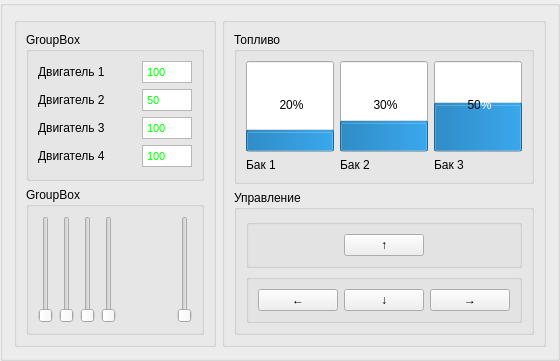
            <widget class="QGroupBox" name="groupBox_17">
             <property name="title">
              <string/>
             </property>
             <layout class="QHBoxLayout" name="horizontalLayout_31">
              <item>
               <widget class="QGroupBox" name="groupBox_10">
                <property name="title">
                 <string/>
                </property>
                <layout class="QVBoxLayout" name="verticalLayout_13">
                 <item>
                  <widget class="QGroupBox" name="groupBox_11">
                   <property name="title">
                    <string>GroupBox</string>
                   </property>
                   <layout class="QVBoxLayout" name="verticalLayout_14">
                    <item>
                     <layout class="QHBoxLayout" name="horizontalLayout_19">
                      <item>
                       <widget class="QLabel" name="label_11">
                        <property name="text">
                         <string>Двигатель 1</string>
                        </property>
                       </widget>
                      </item>
                      <item>
                       <widget class="QTextEdit" name="textEdit_3">
                        <property name="maximumSize">
                         <size>
                          <width>50</width>
                          <height>22</height>
                         </size>
                        </property>
                        <property name="verticalScrollBarPolicy">
                         <enum>Qt::ScrollBarAlwaysOff</enum>
                        </property>
                        <property name="html">
                         <string>&lt;!DOCTYPE HTML PUBLIC &quot;-//W3C//DTD HTML 4.0//EN&quot; &quot;http://www.w3.org/TR/REC-html40/strict.dtd&quot;&gt;
&lt;html&gt;&lt;head&gt;&lt;meta name=&quot;qrichtext&quot; content=&quot;1&quot; /&gt;&lt;style type=&quot;text/css&quot;&gt;
p, li { white-space: pre-wrap; }
&lt;/style&gt;&lt;/head&gt;&lt;body style=&quot; font-family:'MS Shell Dlg 2'; font-size:8.25pt; font-weight:400; font-style:normal;&quot;&gt;
&lt;p style=&quot; margin-top:0px; margin-bottom:0px; margin-left:0px; margin-right:0px; -qt-block-indent:0; text-indent:0px;&quot;&gt;&lt;span style=&quot; color:#00ff00;&quot;&gt;100&lt;/span&gt;&lt;/p&gt;&lt;/body&gt;&lt;/html&gt;</string>
                        </property>
                       </widget>
                      </item>
                     </layout>
                    </item>
                    <item>
                     <layout class="QHBoxLayout" name="horizontalLayout_26">
                      <item>
                       <widget class="QLabel" name="label_19">
                        <property name="text">
                         <string>Двигатель 2</string>
                        </property>
                       </widget>
                      </item>
                      <item>
                       <widget class="QTextEdit" name="textEdit_11">
                        <property name="maximumSize">
                         <size>
                          <width>50</width>
                          <height>22</height>
                         </size>
                        </property>
                        <property name="verticalScrollBarPolicy">
                         <enum>Qt::ScrollBarAlwaysOff</enum>
                        </property>
                        <property name="html">
                         <string>&lt;!DOCTYPE HTML PUBLIC &quot;-//W3C//DTD HTML 4.0//EN&quot; &quot;http://www.w3.org/TR/REC-html40/strict.dtd&quot;&gt;
&lt;html&gt;&lt;head&gt;&lt;meta name=&quot;qrichtext&quot; content=&quot;1&quot; /&gt;&lt;style type=&quot;text/css&quot;&gt;
p, li { white-space: pre-wrap; }
&lt;/style&gt;&lt;/head&gt;&lt;body style=&quot; font-family:'MS Shell Dlg 2'; font-size:8.25pt; font-weight:400; font-style:normal;&quot;&gt;
&lt;p style=&quot; margin-top:0px; margin-bottom:0px; margin-left:0px; margin-right:0px; -qt-block-indent:0; text-indent:0px;&quot;&gt;&lt;span style=&quot; color:#00ff00;&quot;&gt;50&lt;/span&gt;&lt;/p&gt;&lt;/body&gt;&lt;/html&gt;</string>
                        </property>
                       </widget>
                      </item>
                     </layout>
                    </item>
                    <item>
                     <layout class="QHBoxLayout" name="horizontalLayout_27">
                      <item>
                       <widget class="QLabel" name="label_20">
                        <property name="text">
                         <string>Двигатель 3</string>
                        </property>
                       </widget>
                      </item>
                      <item>
                       <widget class="QTextEdit" name="textEdit_12">
                        <property name="maximumSize">
                         <size>
                          <width>50</width>
                          <height>22</height>
                         </size>
                        </property>
                        <property name="verticalScrollBarPolicy">
                         <enum>Qt::ScrollBarAlwaysOff</enum>
                        </property>
                        <property name="html">
                         <string>&lt;!DOCTYPE HTML PUBLIC &quot;-//W3C//DTD HTML 4.0//EN&quot; &quot;http://www.w3.org/TR/REC-html40/strict.dtd&quot;&gt;
&lt;html&gt;&lt;head&gt;&lt;meta name=&quot;qrichtext&quot; content=&quot;1&quot; /&gt;&lt;style type=&quot;text/css&quot;&gt;
p, li { white-space: pre-wrap; }
&lt;/style&gt;&lt;/head&gt;&lt;body style=&quot; font-family:'MS Shell Dlg 2'; font-size:8.25pt; font-weight:400; font-style:normal;&quot;&gt;
&lt;p style=&quot; margin-top:0px; margin-bottom:0px; margin-left:0px; margin-right:0px; -qt-block-indent:0; text-indent:0px;&quot;&gt;&lt;span style=&quot; color:#00ff00;&quot;&gt;100&lt;/span&gt;&lt;/p&gt;&lt;/body&gt;&lt;/html&gt;</string>
                        </property>
                       </widget>
                      </item>
                     </layout>
                    </item>
                    <item>
                     <layout class="QHBoxLayout" name="horizontalLayout_28">
                      <item>
                       <widget class="QLabel" name="label_21">
                        <property name="text">
                         <string>Двигатель 4</string>
                        </property>
                       </widget>
                      </item>
                      <item>
                       <widget class="QTextEdit" name="textEdit_13">
                        <property name="maximumSize">
                         <size>
                          <width>50</width>
                          <height>22</height>
                         </size>
                        </property>
                        <property name="verticalScrollBarPolicy">
                         <enum>Qt::ScrollBarAlwaysOff</enum>
                        </property>
                        <property name="html">
                         <string>&lt;!DOCTYPE HTML PUBLIC &quot;-//W3C//DTD HTML 4.0//EN&quot; &quot;http://www.w3.org/TR/REC-html40/strict.dtd&quot;&gt;
&lt;html&gt;&lt;head&gt;&lt;meta name=&quot;qrichtext&quot; content=&quot;1&quot; /&gt;&lt;style type=&quot;text/css&quot;&gt;
p, li { white-space: pre-wrap; }
&lt;/style&gt;&lt;/head&gt;&lt;body style=&quot; font-family:'MS Shell Dlg 2'; font-size:8.25pt; font-weight:400; font-style:normal;&quot;&gt;
&lt;p style=&quot; margin-top:0px; margin-bottom:0px; margin-left:0px; margin-right:0px; -qt-block-indent:0; text-indent:0px;&quot;&gt;&lt;span style=&quot; color:#00ff00;&quot;&gt;100&lt;/span&gt;&lt;/p&gt;&lt;/body&gt;&lt;/html&gt;</string>
                        </property>
                       </widget>
                      </item>
                     </layout>
                    </item>
                   </layout>
                  </widget>
                 </item>
                 <item>
                  <widget class="QGroupBox" name="groupBox_9">
                   <property name="title">
                    <string>GroupBox</string>
                   </property>
                   <layout class="QHBoxLayout" name="horizontalLayout_20">
                    <item>
                     <widget class="QSlider" name="verticalSlider_5">
                      <property name="sizePolicy">
                       <sizepolicy hsizetype="Expanding" vsizetype="Expanding">
                        <horstretch>0</horstretch>
                        <verstretch>0</verstretch>
                       </sizepolicy>
                      </property>
                      <property name="maximumSize">
                       <size>
                        <width>132</width>
                        <height>16777213</height>
                       </size>
                      </property>
                      <property name="orientation">
                       <enum>Qt::Vertical</enum>
                      </property>
                     </widget>
                    </item>
                    <item>
                     <widget class="QSlider" name="verticalSlider">
                      <property name="sizePolicy">
                       <sizepolicy hsizetype="Expanding" vsizetype="Expanding">
                        <horstretch>0</horstretch>
                        <verstretch>0</verstretch>
                       </sizepolicy>
                      </property>
                      <property name="orientation">
                       <enum>Qt::Vertical</enum>
                      </property>
                     </widget>
                    </item>
                    <item>
                     <widget class="QSlider" name="verticalSlider_2">
                      <property name="sizePolicy">
                       <sizepolicy hsizetype="Expanding" vsizetype="Expanding">
                        <horstretch>0</horstretch>
                        <verstretch>0</verstretch>
                       </sizepolicy>
                      </property>
                      <property name="orientation">
                       <enum>Qt::Vertical</enum>
                      </property>
                     </widget>
                    </item>
                    <item>
                     <widget class="QSlider" name="verticalSlider_3">
                      <property name="sizePolicy">
                       <sizepolicy hsizetype="Expanding" vsizetype="Expanding">
                        <horstretch>0</horstretch>
                        <verstretch>0</verstretch>
                       </sizepolicy>
                      </property>
                      <property name="orientation">
                       <enum>Qt::Vertical</enum>
                      </property>
                     </widget>
                    </item>
                    <item>
                     <spacer name="horizontalSpacer_2">
                      <property name="orientation">
                       <enum>Qt::Horizontal</enum>
                      </property>
                      <property name="sizeHint" stdset="0">
                       <size>
                        <width>55</width>
                        <height>20</height>
                       </size>
                      </property>
                     </spacer>
                    </item>
                    <item>
                     <widget class="QSlider" name="verticalSlider_4">
                      <property name="sizePolicy">
                       <sizepolicy hsizetype="Expanding" vsizetype="Expanding">
                        <horstretch>0</horstretch>
                        <verstretch>0</verstretch>
                       </sizepolicy>
                      </property>
                      <property name="orientation">
                       <enum>Qt::Vertical</enum>
                      </property>
                     </widget>
                    </item>
                   </layout>
                  </widget>
                 </item>
                </layout>
               </widget>
              </item>
              <item>
               <widget class="QGroupBox" name="groupBox_16">
                <property name="title">
                 <string/>
                </property>
                <layout class="QVBoxLayout" name="verticalLayout_18">
                 <item>
                  <widget class="QGroupBox" name="groupBox_12">
                   <property name="title">
                    <string>Топливо</string>
                   </property>
                   <layout class="QHBoxLayout" name="horizontalLayout_21">
                    <item>
                     <layout class="QVBoxLayout" name="verticalLayout_12">
                      <item>
                       <widget class="QProgressBar" name="progressBar">
                        <property name="sizePolicy">
                         <sizepolicy hsizetype="Expanding" vsizetype="Expanding">
                          <horstretch>0</horstretch>
                          <verstretch>0</verstretch>
                         </sizepolicy>
                        </property>
                        <property name="maximum">
                         <number>1000</number>
                        </property>
                        <property name="value">
                         <number>200</number>
                        </property>
                        <property name="textVisible">
                         <bool>true</bool>
                        </property>
                        <property name="orientation">
                         <enum>Qt::Vertical</enum>
                        </property>
                        <property name="invertedAppearance">
                         <bool>false</bool>
                        </property>
                       </widget>
                      </item>
                      <item>
                       <widget class="QLabel" name="label_12">
                        <property name="text">
                         <string>Бак 1</string>
                        </property>
                       </widget>
                      </item>
                     </layout>
                    </item>
                    <item>
                     <layout class="QVBoxLayout" name="verticalLayout_15">
                      <item>
                       <widget class="QProgressBar" name="progressBar_2">
                        <property name="sizePolicy">
                         <sizepolicy hsizetype="Expanding" vsizetype="Expanding">
                          <horstretch>0</horstretch>
                          <verstretch>0</verstretch>
                         </sizepolicy>
                        </property>
                        <property name="maximum">
                         <number>1000</number>
                        </property>
                        <property name="value">
                         <number>300</number>
                        </property>
                        <property name="orientation">
                         <enum>Qt::Vertical</enum>
                        </property>
                       </widget>
                      </item>
                      <item>
                       <widget class="QLabel" name="label_13">
                        <property name="text">
                         <string>Бак 2</string>
                        </property>
                       </widget>
                      </item>
                     </layout>
                    </item>
                    <item>
                     <layout class="QVBoxLayout" name="verticalLayout_16">
                      <item>
                       <widget class="QProgressBar" name="progressBar_3">
                        <property name="sizePolicy">
                         <sizepolicy hsizetype="Expanding" vsizetype="Expanding">
                          <horstretch>0</horstretch>
                          <verstretch>0</verstretch>
                         </sizepolicy>
                        </property>
                        <property name="maximum">
                         <number>1000</number>
                        </property>
                        <property name="value">
                         <number>500</number>
                        </property>
                        <property name="orientation">
                         <enum>Qt::Vertical</enum>
                        </property>
                       </widget>
                      </item>
                      <item>
                       <widget class="QLabel" name="label_14">
                        <property name="text">
                         <string>Бак 3</string>
                        </property>
                       </widget>
                      </item>
                     </layout>
                    </item>
                   </layout>
                  </widget>
                 </item>
                 <item>
                  <widget class="QGroupBox" name="groupBox_13">
                   <property name="title">
                    <string>Управление</string>
                   </property>
                   <layout class="QVBoxLayout" name="verticalLayout_17">
                    <item>
                     <widget class="QGroupBox" name="groupBox_14">
                      <property name="sizePolicy">
                       <sizepolicy hsizetype="Preferred" vsizetype="Preferred">
                        <horstretch>0</horstretch>
                        <verstretch>0</verstretch>
                       </sizepolicy>
                      </property>
                      <property name="title">
                       <string/>
                      </property>
                      <layout class="QHBoxLayout" name="horizontalLayout_29">
                       <item>
                        <widget class="QPushButton" name="pushButton">
                         <property name="sizePolicy">
                          <sizepolicy hsizetype="Fixed" vsizetype="Preferred">
                           <horstretch>0</horstretch>
                           <verstretch>0</verstretch>
                          </sizepolicy>
                         </property>
                         <property name="text">
                          <string>↑</string>
                         </property>
                        </widget>
                       </item>
                      </layout>
                     </widget>
                    </item>
                    <item>
                     <widget class="QGroupBox" name="groupBox_15">
                      <property name="title">
                       <string/>
                      </property>
                      <layout class="QHBoxLayout" name="horizontalLayout_30">
                       <item>
                        <widget class="QPushButton" name="pushButton_2">
                         <property name="sizePolicy">
                          <sizepolicy hsizetype="Expanding" vsizetype="Fixed">
                           <horstretch>0</horstretch>
                           <verstretch>0</verstretch>
                          </sizepolicy>
                         </property>
                         <property name="text">
                          <string>←</string>
                         </property>
                        </widget>
                       </item>
                       <item>
                        <widget class="QPushButton" name="pushButton_3">
                         <property name="sizePolicy">
                          <sizepolicy hsizetype="Expanding" vsizetype="Fixed">
                           <horstretch>0</horstretch>
                           <verstretch>0</verstretch>
                          </sizepolicy>
                         </property>
                         <property name="text">
                          <string>↓</string>
                         </property>
                        </widget>
                       </item>
                       <item>
                        <widget class="QPushButton" name="pushButton_4">
                         <property name="sizePolicy">
                          <sizepolicy hsizetype="Expanding" vsizetype="Fixed">
                           <horstretch>0</horstretch>
                           <verstretch>0</verstretch>
                          </sizepolicy>
                         </property>
                         <property name="text">
                          <string>→</string>
                         </property>
                        </widget>
                       </item>
                      </layout>
                     </widget>
                    </item>
                   </layout>
                  </widget>
                 </item>
                </layout>
               </widget>
              </item>
             </layout>
            </widget>
